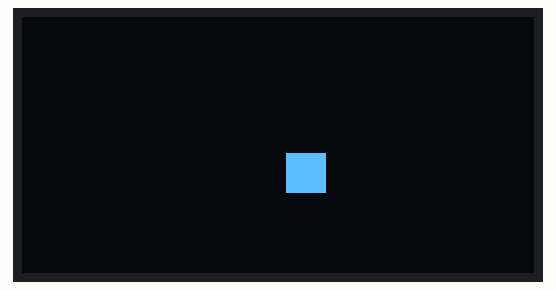
Recording of a sketch running on a simulated Arduino Uno, built with avr-gcc and run on an emulated ATmega328P. Parts: 128×64 one-colour display. Random numbers use the default seed unless the sketch sets one.

Above: at 0.21 s.
At 4.9 s:
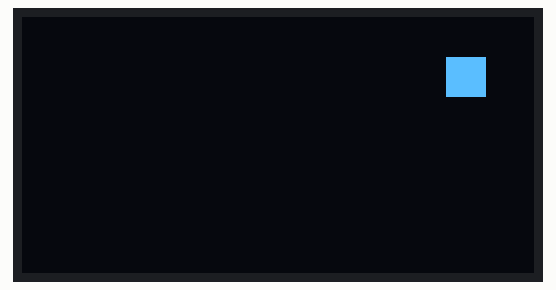
At 9.91 s:
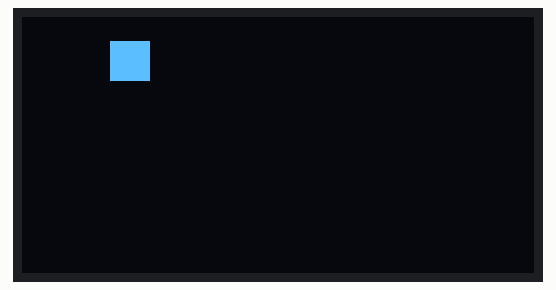
At 19.92 s:
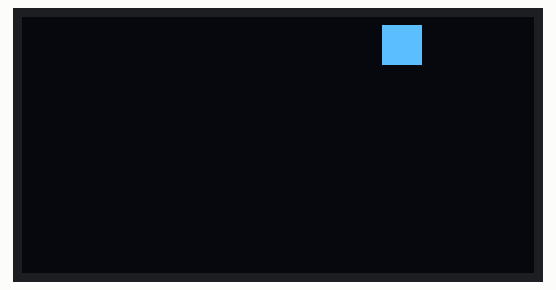
At 29.62 s:
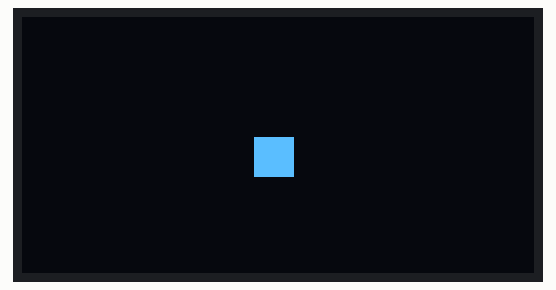
At 39.64 s:
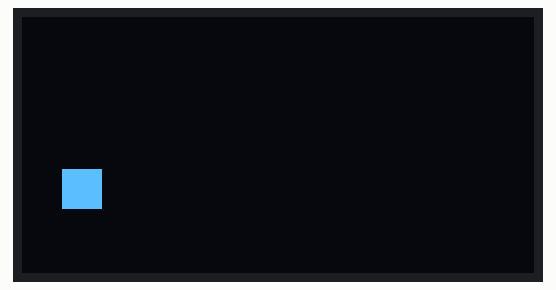

The sketch:

animation.ino
```cpp
#include <SPI.h>
#include <Wire.h>
#include <Adafruit_GFX.h>
#include <Adafruit_SSD1306.h>

#define SCREEN_WIDTH 128 // OLED display width, in pixels
#define SCREEN_HEIGHT 64 // OLED display height, in pixels

// Declaration for an SSD1306 display connected to I2C (SDA, SCL pins)
#define OLED_RESET     4 // Reset pin # (or -1 if sharing Arduino reset pin)
// Instantiate SSD1306 driver display object
Adafruit_SSD1306 _display(SCREEN_WIDTH, SCREEN_HEIGHT, &Wire, OLED_RESET);

const int DELAY_LOOP_MS = 5; // change to slow down how often to read and graph value

// Ball variables
const int _boxDimens = 10;
int _xBox = 0;
int _yBox = 0;
int _xSpeed = 0;
int _ySpeed = 0;


void setup(){
  Serial.begin(9600);

  // Initialize ball to center of screen
  _xBox = _display.width() / 2;
  _yBox = _display.height() / 2;

  // Gets a random long between min and max - 1
  // https://www.arduino.cc/reference/en/language/functions/random-numbers/random/
  _xSpeed = random(1, 4);
  _ySpeed = random(1, 4);

  // Initialize the display. If it fails, print failure to Serial
  // and enter an infinite loop
  if (!_display.begin(SSD1306_SWITCHCAPVCC, 0x3D)) { // Address 0x3D for 128x64
    Serial.println(F("SSD1306 allocation failed"));
    for (;;); // Don't proceed, loop forever
  }
}

void loop(){
  // Clear the display
  _display.clearDisplay();

  // Update ball based on speed location
  _xBox += _xSpeed;
  _yBox += _ySpeed;

  // Check for ball bounce
  if(_xBox == 0 || _xBox + _boxDimens >= _display.width()){
    _xSpeed = _xSpeed * -1; // reverse x direction
  }

  if(_yBox == 0 || _yBox + _boxDimens >= _display.height()){
    _ySpeed = _ySpeed * -1; // reverse y direction
  }

  // Put in drawing routines
  _display.fillRect(_xBox, _yBox, _boxDimens, _boxDimens, SSD1306_WHITE);

  // Render graphics buffer to screen
  _display.display();

  if(DELAY_LOOP_MS > 0){
    delay(DELAY_LOOP_MS);
  }
}
```
